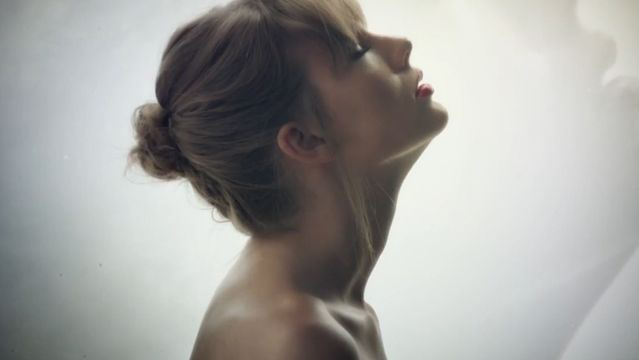
#> input picture image_blend/TS.png, 639 x 360 px
$ python imgBlend_via_img.py
#> lines starting #> are read from the running program, lines starting #| are printed output that depends on the picture
import cv2

# đọc ảnh foreground
fg = cv2.imread('TS.png')
#> fg is the input picture: shape (360, 639, 3); mean B, G, R 157.7, 160.6, 161.1
# print('Kich thuoc theo tung kenh cua foreground: ', fg.shape)

# đọc ảnh effect
eff = cv2.imread('beach.png')
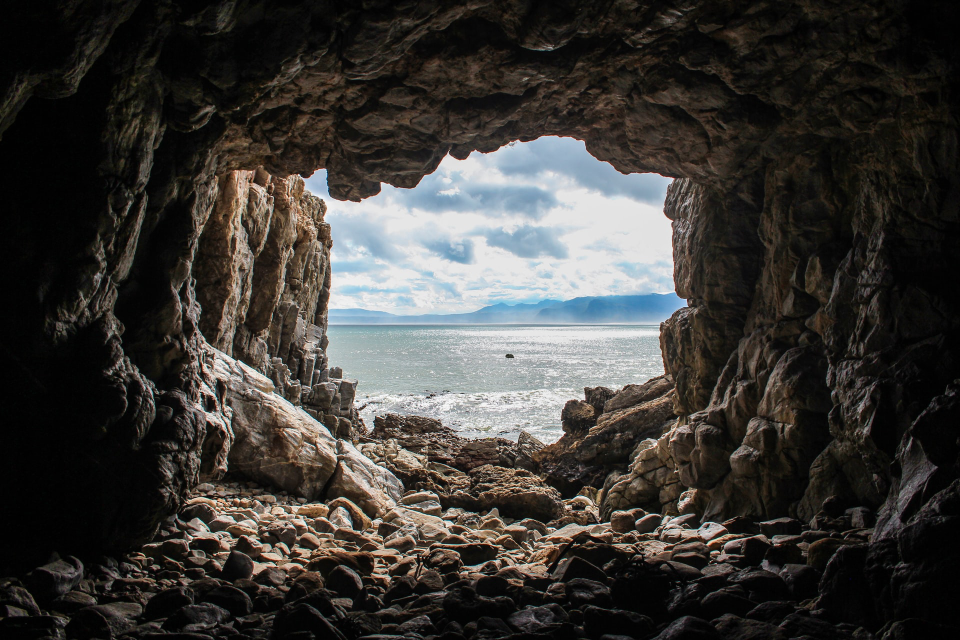
#> input picture image_blend/beach.png, 1920 x 1280 px (shown at 1/2 size)
#> eff is the input picture: shape (1280, 1920, 3); mean B, G, R 53.3, 56.7, 59.1
eff = cv2.resize(eff, (639, 360))
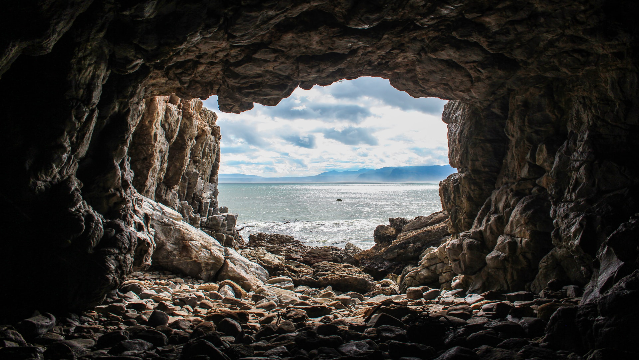
#> eff: shape (360, 639, 3); mean B, G, R 53.2, 56.6, 59
# print('Kich thuoc theo tung kenh cua eff: ', eff.shape)

# đọc ảnh mask
mask = cv2.imread('TaylorSwift.png', cv2.IMREAD_UNCHANGED)
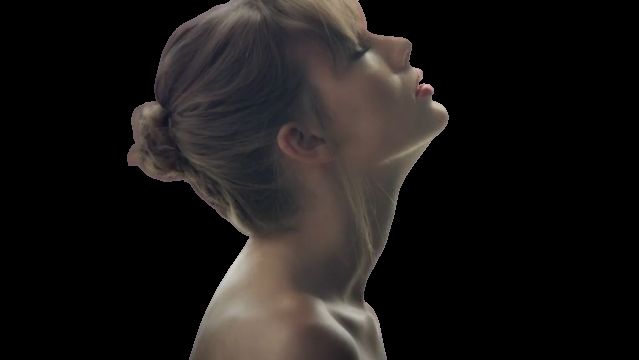
#> input picture image_blend/TaylorSwift.png, 639 x 360 px
#> mask is the input picture: shape (360, 639, 4); mean B, G, R, A 23.3, 24.5, 27.5, 82.7
# [9 lines of commented-out code are left out]
result = fg.copy()
alpha = 0.4
result[mask[:,:,3] != 0] = fg[mask[:,:,3] != 0] * alpha + eff[mask[:,:,3] != 0] * (1 - alpha)
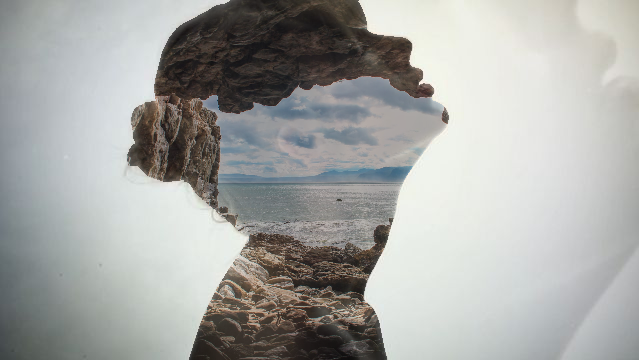
#> result: shape (360, 639, 3); mean B, G, R 164.2, 166.9, 165.9

cv2.imshow('Result', result)
# cv2.imwrite('result.png', result)
cv2.waitKey(0)
